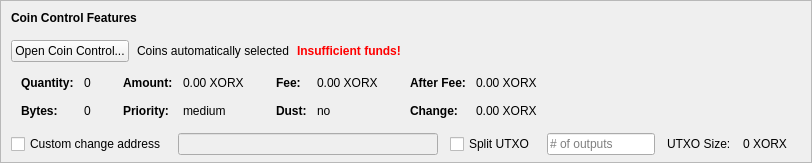
    <widget class="QFrame" name="frameCoinControl">
     <property name="sizePolicy">
      <sizepolicy hsizetype="Expanding" vsizetype="Expanding">
       <horstretch>0</horstretch>
       <verstretch>0</verstretch>
      </sizepolicy>
     </property>
     <property name="maximumSize">
      <size>
       <width>16777215</width>
       <height>16777215</height>
      </size>
     </property>
     <property name="frameShape">
      <enum>QFrame::StyledPanel</enum>
     </property>
     <property name="frameShadow">
      <enum>QFrame::Sunken</enum>
     </property>
     <layout class="QVBoxLayout" name="verticalLayoutCoinControl2">
      <property name="spacing">
       <number>0</number>
      </property>
      <property name="leftMargin">
       <number>0</number>
      </property>
      <property name="topMargin">
       <number>0</number>
      </property>
      <property name="rightMargin">
       <number>0</number>
      </property>
      <property name="bottomMargin">
       <number>6</number>
      </property>
      <item>
       <layout class="QVBoxLayout" name="verticalLayoutCoinControl" stretch="0,0,0,0,1">
        <property name="spacing">
         <number>0</number>
        </property>
        <property name="leftMargin">
         <number>10</number>
        </property>
        <property name="topMargin">
         <number>10</number>
        </property>
        <item>
         <layout class="QHBoxLayout" name="horizontalLayoutCoinControl1">
          <property name="bottomMargin">
           <number>15</number>
          </property>
          <item>
           <widget class="QLabel" name="labelCoinControlFeatures">
            <property name="sizePolicy">
             <sizepolicy hsizetype="Preferred" vsizetype="Maximum">
              <horstretch>0</horstretch>
              <verstretch>0</verstretch>
             </sizepolicy>
            </property>
            <property name="font">
             <font>
              <weight>75</weight>
              <bold>true</bold>
             </font>
            </property>
            <property name="styleSheet">
             <string notr="true">font-weight:bold;</string>
            </property>
            <property name="text">
             <string>Coin Control Features</string>
            </property>
           </widget>
          </item>
         </layout>
        </item>
        <item>
         <layout class="QHBoxLayout" name="horizontalLayoutCoinControl2" stretch="0,0,0,0">
          <property name="spacing">
           <number>8</number>
          </property>
          <property name="bottomMargin">
           <number>10</number>
          </property>
          <item>
           <widget class="QPushButton" name="pushButtonCoinControl">
            <property name="styleSheet">
             <string notr="true"/>
            </property>
            <property name="text">
             <string>Open Coin Control...</string>
            </property>
            <property name="autoDefault">
             <bool>false</bool>
            </property>
           </widget>
          </item>
          <item>
           <widget class="QLabel" name="labelCoinControlAutomaticallySelected">
            <property name="text">
             <string>Coins automatically selected</string>
            </property>
            <property name="margin">
             <number>5</number>
            </property>
           </widget>
          </item>
          <item>
           <widget class="QLabel" name="labelCoinControlInsuffFunds">
            <property name="font">
             <font>
              <weight>75</weight>
              <bold>true</bold>
             </font>
            </property>
            <property name="styleSheet">
             <string notr="true">color:red;font-weight:bold;</string>
            </property>
            <property name="text">
             <string>Insufficient funds!</string>
            </property>
            <property name="margin">
             <number>5</number>
            </property>
           </widget>
          </item>
          <item>
           <spacer name="horizontalSpacerCoinControl">
            <property name="orientation">
             <enum>Qt::Horizontal</enum>
            </property>
            <property name="sizeHint" stdset="0">
             <size>
              <width>40</width>
              <height>1</height>
             </size>
            </property>
           </spacer>
          </item>
         </layout>
        </item>
        <item>
         <widget class="QWidget" name="widgetCoinControl" native="true">
          <property name="sizePolicy">
           <sizepolicy hsizetype="Preferred" vsizetype="Preferred">
            <horstretch>0</horstretch>
            <verstretch>0</verstretch>
           </sizepolicy>
          </property>
          <property name="minimumSize">
           <size>
            <width>0</width>
            <height>0</height>
           </size>
          </property>
          <property name="styleSheet">
           <string notr="true"/>
          </property>
          <layout class="QHBoxLayout" name="horizontalLayoutCoinControl5">
           <property name="leftMargin">
            <number>0</number>
           </property>
           <property name="topMargin">
            <number>0</number>
           </property>
           <property name="rightMargin">
            <number>0</number>
           </property>
           <property name="bottomMargin">
            <number>0</number>
           </property>
           <item>
            <layout class="QHBoxLayout" name="horizontalLayoutCoinControl3" stretch="0,0,0,1">
             <property name="spacing">
              <number>20</number>
             </property>
             <property name="topMargin">
              <number>0</number>
             </property>
             <property name="bottomMargin">
              <number>10</number>
             </property>
             <item>
              <layout class="QFormLayout" name="formLayoutCoinControl1">
               <property name="horizontalSpacing">
                <number>10</number>
               </property>
               <property name="verticalSpacing">
                <number>14</number>
               </property>
               <property name="leftMargin">
                <number>10</number>
               </property>
               <property name="topMargin">
                <number>4</number>
               </property>
               <property name="rightMargin">
                <number>6</number>
               </property>
               <item row="0" column="0">
                <widget class="QLabel" name="labelCoinControlQuantityText">
                 <property name="font">
                  <font>
                   <weight>75</weight>
                   <bold>true</bold>
                  </font>
                 </property>
                 <property name="text">
                  <string>Quantity:</string>
                 </property>
                 <property name="margin">
                  <number>0</number>
                 </property>
                </widget>
               </item>
               <item row="0" column="1">
                <widget class="QLabel" name="labelCoinControlQuantity">
                 <property name="cursor">
                  <cursorShape>IBeamCursor</cursorShape>
                 </property>
                 <property name="contextMenuPolicy">
                  <enum>Qt::ActionsContextMenu</enum>
                 </property>
                 <property name="text">
                  <string notr="true">0</string>
                 </property>
                 <property name="margin">
                  <number>0</number>
                 </property>
                 <property name="textInteractionFlags">
                  <set>Qt::LinksAccessibleByMouse|Qt::TextSelectableByKeyboard|Qt::TextSelectableByMouse</set>
                 </property>
                </widget>
               </item>
               <item row="1" column="0">
                <widget class="QLabel" name="labelCoinControlBytesText">
                 <property name="font">
                  <font>
                   <weight>75</weight>
                   <bold>true</bold>
                  </font>
                 </property>
                 <property name="text">
                  <string>Bytes:</string>
                 </property>
                </widget>
               </item>
               <item row="1" column="1">
                <widget class="QLabel" name="labelCoinControlBytes">
                 <property name="cursor">
                  <cursorShape>IBeamCursor</cursorShape>
                 </property>
                 <property name="contextMenuPolicy">
                  <enum>Qt::ActionsContextMenu</enum>
                 </property>
                 <property name="text">
                  <string notr="true">0</string>
                 </property>
                 <property name="textInteractionFlags">
                  <set>Qt::LinksAccessibleByMouse|Qt::TextSelectableByKeyboard|Qt::TextSelectableByMouse</set>
                 </property>
                </widget>
               </item>
              </layout>
             </item>
             <item>
              <layout class="QFormLayout" name="formLayoutCoinControl2">
               <property name="horizontalSpacing">
                <number>10</number>
               </property>
               <property name="verticalSpacing">
                <number>14</number>
               </property>
               <property name="leftMargin">
                <number>6</number>
               </property>
               <property name="topMargin">
                <number>4</number>
               </property>
               <property name="rightMargin">
                <number>6</number>
               </property>
               <item row="0" column="0">
                <widget class="QLabel" name="labelCoinControlAmountText">
                 <property name="font">
                  <font>
                   <weight>75</weight>
                   <bold>true</bold>
                  </font>
                 </property>
                 <property name="text">
                  <string>Amount:</string>
                 </property>
                 <property name="margin">
                  <number>0</number>
                 </property>
                </widget>
               </item>
               <item row="0" column="1">
                <widget class="QLabel" name="labelCoinControlAmount">
                 <property name="cursor">
                  <cursorShape>IBeamCursor</cursorShape>
                 </property>
                 <property name="contextMenuPolicy">
                  <enum>Qt::ActionsContextMenu</enum>
                 </property>
                 <property name="text">
                  <string notr="true">0.00 XORX</string>
                 </property>
                 <property name="textInteractionFlags">
                  <set>Qt::LinksAccessibleByMouse|Qt::TextSelectableByKeyboard|Qt::TextSelectableByMouse</set>
                 </property>
                </widget>
               </item>
               <item row="1" column="0">
                <widget class="QLabel" name="labelCoinControlPriorityText">
                 <property name="font">
                  <font>
                   <weight>75</weight>
                   <bold>true</bold>
                  </font>
                 </property>
                 <property name="text">
                  <string>Priority:</string>
                 </property>
                </widget>
               </item>
               <item row="1" column="1">
                <widget class="QLabel" name="labelCoinControlPriority">
                 <property name="cursor">
                  <cursorShape>IBeamCursor</cursorShape>
                 </property>
                 <property name="contextMenuPolicy">
                  <enum>Qt::ActionsContextMenu</enum>
                 </property>
                 <property name="text">
                  <string>medium</string>
                 </property>
                 <property name="textInteractionFlags">
                  <set>Qt::LinksAccessibleByMouse|Qt::TextSelectableByKeyboard|Qt::TextSelectableByMouse</set>
                 </property>
                </widget>
               </item>
              </layout>
             </item>
             <item>
              <layout class="QFormLayout" name="formLayoutCoinControl3">
               <property name="horizontalSpacing">
                <number>10</number>
               </property>
               <property name="verticalSpacing">
                <number>14</number>
               </property>
               <property name="leftMargin">
                <number>6</number>
               </property>
               <property name="topMargin">
                <number>4</number>
               </property>
               <property name="rightMargin">
                <number>6</number>
               </property>
               <item row="0" column="0">
                <widget class="QLabel" name="labelCoinControlFeeText">
                 <property name="font">
                  <font>
                   <weight>75</weight>
                   <bold>true</bold>
                  </font>
                 </property>
                 <property name="text">
                  <string>Fee:</string>
                 </property>
                 <property name="margin">
                  <number>0</number>
                 </property>
                </widget>
               </item>
               <item row="0" column="1">
                <widget class="QLabel" name="labelCoinControlFee">
                 <property name="cursor">
                  <cursorShape>IBeamCursor</cursorShape>
                 </property>
                 <property name="contextMenuPolicy">
                  <enum>Qt::ActionsContextMenu</enum>
                 </property>
                 <property name="text">
                  <string notr="true">0.00 XORX</string>
                 </property>
                 <property name="textInteractionFlags">
                  <set>Qt::LinksAccessibleByMouse|Qt::TextSelectableByKeyboard|Qt::TextSelectableByMouse</set>
                 </property>
                </widget>
               </item>
               <item row="1" column="0">
                <widget class="QLabel" name="labelCoinControlLowOutputText">
                 <property name="font">
                  <font>
                   <weight>75</weight>
                   <bold>true</bold>
                  </font>
                 </property>
                 <property name="text">
                  <string>Dust:</string>
                 </property>
                </widget>
               </item>
               <item row="1" column="1">
                <widget class="QLabel" name="labelCoinControlLowOutput">
                 <property name="cursor">
                  <cursorShape>IBeamCursor</cursorShape>
                 </property>
                 <property name="contextMenuPolicy">
                  <enum>Qt::ActionsContextMenu</enum>
                 </property>
                 <property name="text">
                  <string>no</string>
                 </property>
                 <property name="textInteractionFlags">
                  <set>Qt::LinksAccessibleByMouse|Qt::TextSelectableByKeyboard|Qt::TextSelectableByMouse</set>
                 </property>
                </widget>
               </item>
              </layout>
             </item>
             <item>
              <layout class="QFormLayout" name="formLayoutCoinControl4">
               <property name="horizontalSpacing">
                <number>10</number>
               </property>
               <property name="verticalSpacing">
                <number>14</number>
               </property>
               <property name="leftMargin">
                <number>6</number>
               </property>
               <property name="topMargin">
                <number>4</number>
               </property>
               <property name="rightMargin">
                <number>6</number>
               </property>
               <item row="0" column="0">
                <widget class="QLabel" name="labelCoinControlAfterFeeText">
                 <property name="font">
                  <font>
                   <weight>75</weight>
                   <bold>true</bold>
                  </font>
                 </property>
                 <property name="text">
                  <string>After Fee:</string>
                 </property>
                 <property name="margin">
                  <number>0</number>
                 </property>
                </widget>
               </item>
               <item row="0" column="1">
                <widget class="QLabel" name="labelCoinControlAfterFee">
                 <property name="cursor">
                  <cursorShape>IBeamCursor</cursorShape>
                 </property>
                 <property name="contextMenuPolicy">
                  <enum>Qt::ActionsContextMenu</enum>
                 </property>
                 <property name="text">
                  <string notr="true">0.00 XORX</string>
                 </property>
                 <property name="textInteractionFlags">
                  <set>Qt::LinksAccessibleByMouse|Qt::TextSelectableByKeyboard|Qt::TextSelectableByMouse</set>
                 </property>
                </widget>
               </item>
               <item row="1" column="0">
                <widget class="QLabel" name="labelCoinControlChangeText">
                 <property name="font">
                  <font>
                   <weight>75</weight>
                   <bold>true</bold>
                  </font>
                 </property>
                 <property name="text">
                  <string>Change:</string>
                 </property>
                </widget>
               </item>
               <item row="1" column="1">
                <widget class="QLabel" name="labelCoinControlChange">
                 <property name="cursor">
                  <cursorShape>IBeamCursor</cursorShape>
                 </property>
                 <property name="contextMenuPolicy">
                  <enum>Qt::ActionsContextMenu</enum>
                 </property>
                 <property name="text">
                  <string notr="true">0.00 XORX</string>
                 </property>
                 <property name="textInteractionFlags">
                  <set>Qt::LinksAccessibleByMouse|Qt::TextSelectableByKeyboard|Qt::TextSelectableByMouse</set>
                 </property>
                </widget>
               </item>
              </layout>
             </item>
            </layout>
           </item>
          </layout>
         </widget>
        </item>
        <item>
         <layout class="QHBoxLayout" name="horizontalLayoutCoinControl4" stretch="0,0,0,0,0,0,0">
          <property name="spacing">
           <number>12</number>
          </property>
          <property name="sizeConstraint">
           <enum>QLayout::SetDefaultConstraint</enum>
          </property>
          <property name="topMargin">
           <number>5</number>
          </property>
          <property name="rightMargin">
           <number>5</number>
          </property>
          <item>
           <widget class="QCheckBox" name="checkBoxCoinControlChange">
            <property name="toolTip">
             <string>If this is activated, but the change address is empty or invalid, change will be sent to a newly generated address.</string>
            </property>
            <property name="text">
             <string>Custom change address</string>
            </property>
           </widget>
          </item>
          <item>
           <widget class="QValidatedLineEdit" name="lineEditCoinControlChange">
            <property name="enabled">
             <bool>false</bool>
            </property>
            <property name="sizePolicy">
             <sizepolicy hsizetype="Expanding" vsizetype="Fixed">
              <horstretch>0</horstretch>
              <verstretch>0</verstretch>
             </sizepolicy>
            </property>
           </widget>
          </item>
          <item>
           <widget class="QCheckBox" name="splitBlockCheckBox">
            <property name="text">
             <string>Split UTXO</string>
            </property>
           </widget>
          </item>
          <item>
           <widget class="QLineEdit" name="splitBlockLineEdit">
            <property name="sizePolicy">
             <sizepolicy hsizetype="Fixed" vsizetype="Fixed">
              <horstretch>50</horstretch>
              <verstretch>0</verstretch>
             </sizepolicy>
            </property>
            <property name="placeholderText">
             <string># of outputs</string>
            </property>
           </widget>
          </item>
          <item>
           <widget class="QLabel" name="labelBlockSizeText">
            <property name="text">
             <string>UTXO Size:</string>
            </property>
           </widget>
          </item>
          <item>
           <widget class="QLabel" name="labelBlockSize">
            <property name="text">
             <string>0 XORX</string>
            </property>
           </widget>
          </item>
          <item>
           <widget class="QLabel" name="labelCoinControlChangeLabel">
            <property name="sizePolicy">
             <sizepolicy hsizetype="Preferred" vsizetype="Expanding">
              <horstretch>0</horstretch>
              <verstretch>0</verstretch>
             </sizepolicy>
            </property>
            <property name="minimumSize">
             <size>
              <width>0</width>
              <height>0</height>
             </size>
            </property>
            <property name="text">
             <string/>
            </property>
            <property name="margin">
             <number>3</number>
            </property>
           </widget>
          </item>
         </layout>
        </item>
        <item>
         <spacer name="verticalSpacerCoinControl">
          <property name="orientation">
           <enum>Qt::Vertical</enum>
          </property>
          <property name="sizeHint" stdset="0">
           <size>
            <width>800</width>
            <height>1</height>
           </size>
          </property>
         </spacer>
        </item>
       </layout>
      </item>
     </layout>
    </widget>
